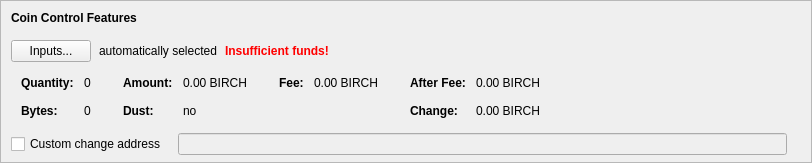
    <widget class="QFrame" name="frameCoinControl">
     <property name="sizePolicy">
      <sizepolicy hsizetype="Expanding" vsizetype="Expanding">
       <horstretch>0</horstretch>
       <verstretch>0</verstretch>
      </sizepolicy>
     </property>
     <property name="maximumSize">
      <size>
       <width>16777215</width>
       <height>16777215</height>
      </size>
     </property>
     <property name="frameShape">
      <enum>QFrame::StyledPanel</enum>
     </property>
     <property name="frameShadow">
      <enum>QFrame::Sunken</enum>
     </property>
     <layout class="QVBoxLayout" name="verticalLayoutCoinControl2">
      <property name="spacing">
       <number>0</number>
      </property>
      <property name="leftMargin">
       <number>0</number>
      </property>
      <property name="topMargin">
       <number>0</number>
      </property>
      <property name="rightMargin">
       <number>0</number>
      </property>
      <property name="bottomMargin">
       <number>6</number>
      </property>
      <item>
       <layout class="QVBoxLayout" name="verticalLayoutCoinControl" stretch="0,0,0,0,1">
        <property name="spacing">
         <number>0</number>
        </property>
        <property name="leftMargin">
         <number>10</number>
        </property>
        <property name="topMargin">
         <number>10</number>
        </property>
        <item>
         <layout class="QHBoxLayout" name="horizontalLayoutCoinControl1">
          <property name="bottomMargin">
           <number>15</number>
          </property>
          <item>
           <widget class="QLabel" name="labelCoinControlFeatures">
            <property name="sizePolicy">
             <sizepolicy hsizetype="Preferred" vsizetype="Maximum">
              <horstretch>0</horstretch>
              <verstretch>0</verstretch>
             </sizepolicy>
            </property>
            <property name="font">
             <font>
              <weight>75</weight>
              <bold>true</bold>
             </font>
            </property>
            <property name="styleSheet">
             <string notr="true">font-weight:bold;</string>
            </property>
            <property name="text">
             <string>Coin Control Features</string>
            </property>
           </widget>
          </item>
         </layout>
        </item>
        <item>
         <layout class="QHBoxLayout" name="horizontalLayoutCoinControl2" stretch="0,0,0,0">
          <property name="spacing">
           <number>8</number>
          </property>
          <property name="bottomMargin">
           <number>10</number>
          </property>
          <item>
           <widget class="QPushButton" name="pushButtonCoinControl">
            <property name="styleSheet">
             <string notr="true"/>
            </property>
            <property name="text">
             <string>Inputs...</string>
            </property>
            <property name="autoDefault">
             <bool>false</bool>
            </property>
           </widget>
          </item>
          <item>
           <widget class="QLabel" name="labelCoinControlAutomaticallySelected">
            <property name="text">
             <string>automatically selected</string>
            </property>
            <property name="margin">
             <number>5</number>
            </property>
           </widget>
          </item>
          <item>
           <widget class="QLabel" name="labelCoinControlInsuffFunds">
            <property name="font">
             <font>
              <weight>75</weight>
              <bold>true</bold>
             </font>
            </property>
            <property name="styleSheet">
             <string notr="true">color:red;font-weight:bold;</string>
            </property>
            <property name="text">
             <string>Insufficient funds!</string>
            </property>
            <property name="margin">
             <number>5</number>
            </property>
           </widget>
          </item>
          <item>
           <spacer name="horizontalSpacerCoinControl">
            <property name="orientation">
             <enum>Qt::Horizontal</enum>
            </property>
            <property name="sizeHint" stdset="0">
             <size>
              <width>40</width>
              <height>1</height>
             </size>
            </property>
           </spacer>
          </item>
         </layout>
        </item>
        <item>
         <widget class="QWidget" name="widgetCoinControl" native="true">
          <property name="sizePolicy">
           <sizepolicy hsizetype="Preferred" vsizetype="Preferred">
            <horstretch>0</horstretch>
            <verstretch>0</verstretch>
           </sizepolicy>
          </property>
          <property name="minimumSize">
           <size>
            <width>0</width>
            <height>0</height>
           </size>
          </property>
          <property name="styleSheet">
           <string notr="true"/>
          </property>
          <layout class="QHBoxLayout" name="horizontalLayoutCoinControl5">
           <property name="leftMargin">
            <number>0</number>
           </property>
           <property name="topMargin">
            <number>0</number>
           </property>
           <property name="rightMargin">
            <number>0</number>
           </property>
           <property name="bottomMargin">
            <number>0</number>
           </property>
           <item>
            <layout class="QHBoxLayout" name="horizontalLayoutCoinControl3" stretch="0,0,0,1">
             <property name="spacing">
              <number>20</number>
             </property>
             <property name="topMargin">
              <number>0</number>
             </property>
             <property name="bottomMargin">
              <number>10</number>
             </property>
             <item>
              <layout class="QFormLayout" name="formLayoutCoinControl1">
               <property name="horizontalSpacing">
                <number>10</number>
               </property>
               <property name="verticalSpacing">
                <number>14</number>
               </property>
               <property name="leftMargin">
                <number>10</number>
               </property>
               <property name="topMargin">
                <number>4</number>
               </property>
               <property name="rightMargin">
                <number>6</number>
               </property>
               <item row="0" column="0">
                <widget class="QLabel" name="labelCoinControlQuantityText">
                 <property name="font">
                  <font>
                   <weight>75</weight>
                   <bold>true</bold>
                  </font>
                 </property>
                 <property name="text">
                  <string>Quantity:</string>
                 </property>
                 <property name="margin">
                  <number>0</number>
                 </property>
                </widget>
               </item>
               <item row="0" column="1">
                <widget class="QLabel" name="labelCoinControlQuantity">
                 <property name="cursor">
                  <cursorShape>IBeamCursor</cursorShape>
                 </property>
                 <property name="contextMenuPolicy">
                  <enum>Qt::ActionsContextMenu</enum>
                 </property>
                 <property name="text">
                  <string notr="true">0</string>
                 </property>
                 <property name="margin">
                  <number>0</number>
                 </property>
                 <property name="textInteractionFlags">
                  <set>Qt::LinksAccessibleByMouse|Qt::TextSelectableByKeyboard|Qt::TextSelectableByMouse</set>
                 </property>
                </widget>
               </item>
               <item row="1" column="0">
                <widget class="QLabel" name="labelCoinControlBytesText">
                 <property name="font">
                  <font>
                   <weight>75</weight>
                   <bold>true</bold>
                  </font>
                 </property>
                 <property name="text">
                  <string>Bytes:</string>
                 </property>
                </widget>
               </item>
               <item row="1" column="1">
                <widget class="QLabel" name="labelCoinControlBytes">
                 <property name="cursor">
                  <cursorShape>IBeamCursor</cursorShape>
                 </property>
                 <property name="contextMenuPolicy">
                  <enum>Qt::ActionsContextMenu</enum>
                 </property>
                 <property name="text">
                  <string notr="true">0</string>
                 </property>
                 <property name="textInteractionFlags">
                  <set>Qt::LinksAccessibleByMouse|Qt::TextSelectableByKeyboard|Qt::TextSelectableByMouse</set>
                 </property>
                </widget>
               </item>
              </layout>
             </item>
             <item>
              <layout class="QFormLayout" name="formLayoutCoinControl2">
               <property name="horizontalSpacing">
                <number>10</number>
               </property>
               <property name="verticalSpacing">
                <number>14</number>
               </property>
               <property name="leftMargin">
                <number>6</number>
               </property>
               <property name="topMargin">
                <number>4</number>
               </property>
               <property name="rightMargin">
                <number>6</number>
               </property>
               <item row="0" column="0">
                <widget class="QLabel" name="labelCoinControlAmountText">
                 <property name="font">
                  <font>
                   <weight>75</weight>
                   <bold>true</bold>
                  </font>
                 </property>
                 <property name="text">
                  <string>Amount:</string>
                 </property>
                 <property name="margin">
                  <number>0</number>
                 </property>
                </widget>
               </item>
               <item row="0" column="1">
                <widget class="QLabel" name="labelCoinControlAmount">
                 <property name="cursor">
                  <cursorShape>IBeamCursor</cursorShape>
                 </property>
                 <property name="contextMenuPolicy">
                  <enum>Qt::ActionsContextMenu</enum>
                 </property>
                 <property name="text">
                  <string notr="true">0.00 BIRCH</string>
                 </property>
                 <property name="textInteractionFlags">
                  <set>Qt::LinksAccessibleByMouse|Qt::TextSelectableByKeyboard|Qt::TextSelectableByMouse</set>
                 </property>
                </widget>
               </item>
               <item row="1" column="0">
                <widget class="QLabel" name="labelCoinControlLowOutputText">
                 <property name="font">
                  <font>
                   <weight>75</weight>
                   <bold>true</bold>
                  </font>
                 </property>
                 <property name="text">
                  <string>Dust:</string>
                 </property>
                </widget>
               </item>
               <item row="1" column="1">
                <widget class="QLabel" name="labelCoinControlLowOutput">
                 <property name="cursor">
                  <cursorShape>IBeamCursor</cursorShape>
                 </property>
                 <property name="contextMenuPolicy">
                  <enum>Qt::ActionsContextMenu</enum>
                 </property>
                 <property name="text">
                  <string notr="true">no</string>
                 </property>
                 <property name="textInteractionFlags">
                  <set>Qt::LinksAccessibleByMouse|Qt::TextSelectableByKeyboard|Qt::TextSelectableByMouse</set>
                 </property>
                </widget>
               </item>
              </layout>
             </item>
             <item>
              <layout class="QFormLayout" name="formLayoutCoinControl3">
               <property name="horizontalSpacing">
                <number>10</number>
               </property>
               <property name="verticalSpacing">
                <number>14</number>
               </property>
               <property name="leftMargin">
                <number>6</number>
               </property>
               <property name="topMargin">
                <number>4</number>
               </property>
               <property name="rightMargin">
                <number>6</number>
               </property>
               <item row="0" column="0">
                <widget class="QLabel" name="labelCoinControlFeeText">
                 <property name="font">
                  <font>
                   <weight>75</weight>
                   <bold>true</bold>
                  </font>
                 </property>
                 <property name="text">
                  <string>Fee:</string>
                 </property>
                 <property name="margin">
                  <number>0</number>
                 </property>
                </widget>
               </item>
               <item row="0" column="1">
                <widget class="QLabel" name="labelCoinControlFee">
                 <property name="cursor">
                  <cursorShape>IBeamCursor</cursorShape>
                 </property>
                 <property name="contextMenuPolicy">
                  <enum>Qt::ActionsContextMenu</enum>
                 </property>
                 <property name="text">
                  <string notr="true">0.00 BIRCH</string>
                 </property>
                 <property name="textInteractionFlags">
                  <set>Qt::LinksAccessibleByMouse|Qt::TextSelectableByKeyboard|Qt::TextSelectableByMouse</set>
                 </property>
                </widget>
               </item>
             </layout>
             </item>
             <item>
              <layout class="QFormLayout" name="formLayoutCoinControl4">
               <property name="horizontalSpacing">
                <number>10</number>
               </property>
               <property name="verticalSpacing">
                <number>14</number>
               </property>
               <property name="leftMargin">
                <number>6</number>
               </property>
               <property name="topMargin">
                <number>4</number>
               </property>
               <property name="rightMargin">
                <number>6</number>
               </property>
               <item row="0" column="0">
                <widget class="QLabel" name="labelCoinControlAfterFeeText">
                 <property name="font">
                  <font>
                   <weight>75</weight>
                   <bold>true</bold>
                  </font>
                 </property>
                 <property name="text">
                  <string>After Fee:</string>
                 </property>
                 <property name="margin">
                  <number>0</number>
                 </property>
                </widget>
               </item>
               <item row="0" column="1">
                <widget class="QLabel" name="labelCoinControlAfterFee">
                 <property name="cursor">
                  <cursorShape>IBeamCursor</cursorShape>
                 </property>
                 <property name="contextMenuPolicy">
                  <enum>Qt::ActionsContextMenu</enum>
                 </property>
                 <property name="text">
                  <string notr="true">0.00 BIRCH</string>
                 </property>
                 <property name="textInteractionFlags">
                  <set>Qt::LinksAccessibleByMouse|Qt::TextSelectableByKeyboard|Qt::TextSelectableByMouse</set>
                 </property>
                </widget>
               </item>
               <item row="1" column="0">
                <widget class="QLabel" name="labelCoinControlChangeText">
                 <property name="font">
                  <font>
                   <weight>75</weight>
                   <bold>true</bold>
                  </font>
                 </property>
                 <property name="text">
                  <string>Change:</string>
                 </property>
                </widget>
               </item>
               <item row="1" column="1">
                <widget class="QLabel" name="labelCoinControlChange">
                 <property name="cursor">
                  <cursorShape>IBeamCursor</cursorShape>
                 </property>
                 <property name="contextMenuPolicy">
                  <enum>Qt::ActionsContextMenu</enum>
                 </property>
                 <property name="text">
                  <string notr="true">0.00 BIRCH</string>
                 </property>
                 <property name="textInteractionFlags">
                  <set>Qt::LinksAccessibleByMouse|Qt::TextSelectableByKeyboard|Qt::TextSelectableByMouse</set>
                 </property>
                </widget>
               </item>
              </layout>
             </item>
            </layout>
           </item>
          </layout>
         </widget>
        </item>
        <item>
         <layout class="QHBoxLayout" name="horizontalLayoutCoinControl4" stretch="0,0,0">
          <property name="spacing">
           <number>12</number>
          </property>
          <property name="sizeConstraint">
           <enum>QLayout::SetDefaultConstraint</enum>
          </property>
          <property name="topMargin">
           <number>5</number>
          </property>
          <property name="rightMargin">
           <number>5</number>
          </property>
          <item>
           <widget class="QCheckBox" name="checkBoxCoinControlChange">
            <property name="toolTip">
             <string>If this is activated, but the change address is empty or invalid, change will be sent to a newly generated address.</string>
            </property>
            <property name="text">
             <string>Custom change address</string>
            </property>
           </widget>
          </item>
          <item>
           <widget class="QValidatedLineEdit" name="lineEditCoinControlChange">
            <property name="enabled">
             <bool>false</bool>
            </property>
            <property name="sizePolicy">
             <sizepolicy hsizetype="Expanding" vsizetype="Fixed">
              <horstretch>0</horstretch>
              <verstretch>0</verstretch>
             </sizepolicy>
            </property>
           </widget>
          </item>
          <item>
           <widget class="QLabel" name="labelCoinControlChangeLabel">
            <property name="sizePolicy">
             <sizepolicy hsizetype="Preferred" vsizetype="Expanding">
              <horstretch>0</horstretch>
              <verstretch>0</verstretch>
             </sizepolicy>
            </property>
            <property name="minimumSize">
             <size>
              <width>0</width>
              <height>0</height>
             </size>
            </property>
            <property name="text">
             <string/>
            </property>
            <property name="margin">
             <number>3</number>
            </property>
           </widget>
          </item>
         </layout>
        </item>
        <item>
         <spacer name="verticalSpacerCoinControl">
          <property name="orientation">
           <enum>Qt::Vertical</enum>
          </property>
          <property name="sizeHint" stdset="0">
           <size>
            <width>800</width>
            <height>1</height>
           </size>
          </property>
         </spacer>
        </item>
       </layout>
      </item>
     </layout>
    </widget>
